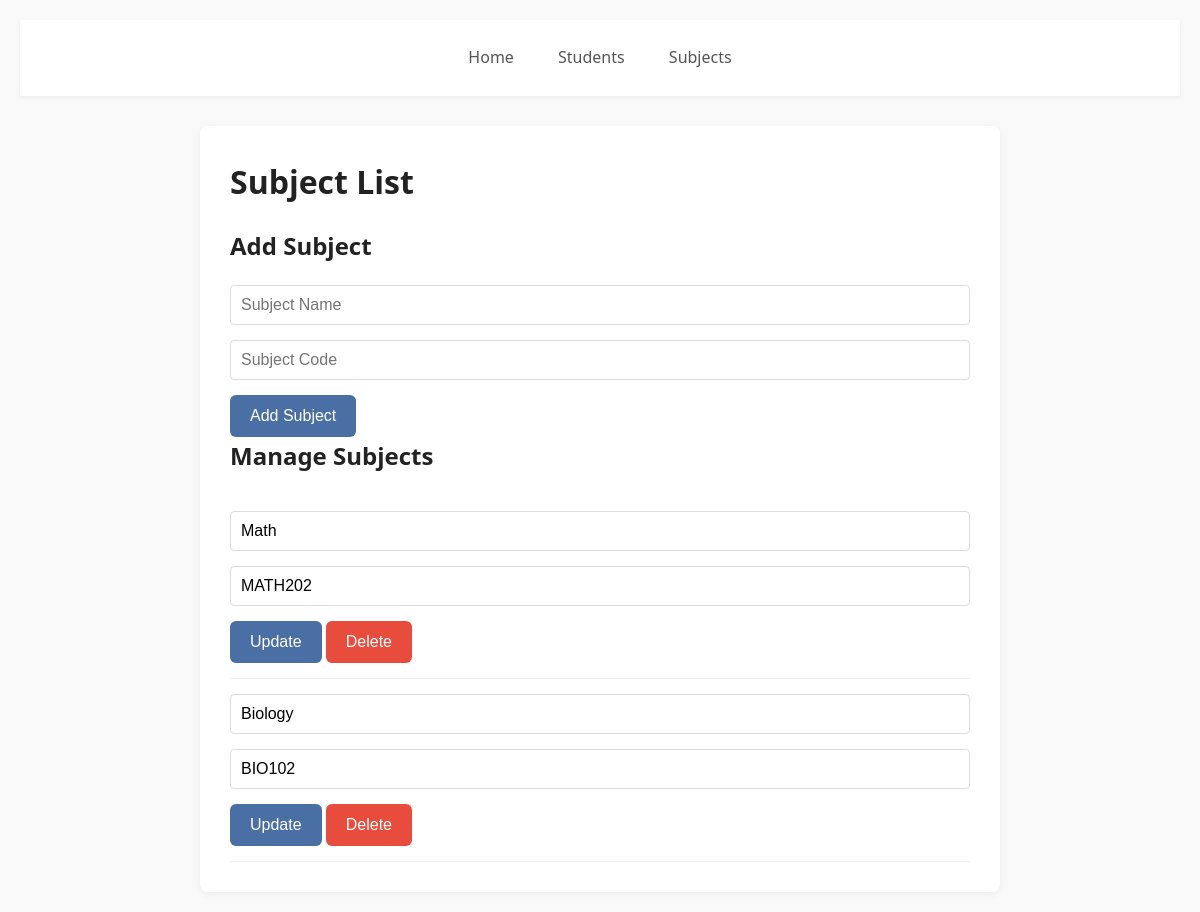
/subjects/, run on the app's committed database.
### core/models.py (models this page shows, shortened)
class Subject(models.Model):
    name = models.CharField(max_length=100)
    code = models.CharField(max_length=10, unique=True)
    students = models.ManyToManyField(Student, related_name='subjects')

### core/views.py (the view, shortened to what this page needs)
# urls.py: path('subjects/', subject_list, name='subject_list'),
def subject_list(request):
    subjects = Subject.objects.all()
    return render(request, 'subject_list.html', {'subjects': subjects})

### core/templates/subject_list.html (shortened to what this page needs)
<!DOCTYPE html>
<html lang="en">
<head>
    <link rel="stylesheet" href="/static/css/styles.css">
</head>
<body>
    <div class="navbar">
        <a href="/">Home</a>
        <a href="/students/">Students</a>
        <a href="/subjects/">Subjects</a>
    </div>
    <div class="container">
        <h1>Subject List</h1>
        <h2>Add Subject</h2>
        <form method="post" action="{% url 'subject_list' %}">
            <input type="text" name="name" placeholder="Subject Name" required>
            <input type="text" name="code" placeholder="Subject Code" required>
            <button type="submit">Add Subject</button>
        </form>
        <h2>Manage Subjects</h2>
        <ul>
            {% for subject in subjects %}
                <li>
                    <form method="post" action="{% url 'subject_list' %}" style="display:inline;">
                        <input type="text" name="name" value="{{ subject.name }}" required>
                        <input type="text" name="code" value="{{ subject.code }}" required>
                        <button type="submit">Update</button>
                    </form>
                    <form method="post" action="{% url 'subject_list' %}" style="display:inline;" onsubmit="return confirm('Are you sure you want to delete this subject?');">
                        <button type="submit" class="delete-btn">Delete</button>
                    </form>
                </li>
            {% empty %}
                <li>No subjects available.</li>
            {% endfor %}
        </ul>
    </div>
</body>
</html>

### core/static/css/styles.css (style rules this page uses)
* { margin: 0; padding: 0; box-sizing: border-box; }
body { font-family: 'Segoe UI', system-ui, sans-serif; line-height: 1.6; color: #333; background-color: #f9f9f9; padding: 20px; }
.navbar { background-color: #fff; padding: 15px 0; margin-bottom: 30px; box-shadow: 0 2px 4px rgba(0,0,0,0.05); text-align: center; }
.navbar a { color: #555; text-decoration: none; padding: 10px 15px; margin: 0 5px; font-weight: 500; transition: all 0.2s ease; display: inline-block; }
.container { max-width: 800px; margin: 0 auto; background: #fff; padding: 30px; border-radius: 8px; box-shadow: 0 2px 10px rgba(0,0,0,0.05); }
h1, h2 { color: #222; margin-bottom: 20px; font-weight: 600; }
button, .welcome-button { background-color: #4a6fa5; color: white; border: none; padding: 12px 20px; border-radius: 6px; cursor: pointer; font-size: 16px; transition: background-color 0.2s ease; text-decoration: none; display: inline-block; }
.delete-btn { background-color: #e74c3c; }
input, select { padding: 10px; border: 1px solid #ddd; border-radius: 4px; width: 100%; margin-bottom: 15px; font-size: 16px; }
ul { list-style: none; }
li { padding: 15px 0; border-bottom: 1px solid #eee; }

### data on the page
Subject: name "Math", code "MATH202"
Subject: name "Biology", code "BIO102"
